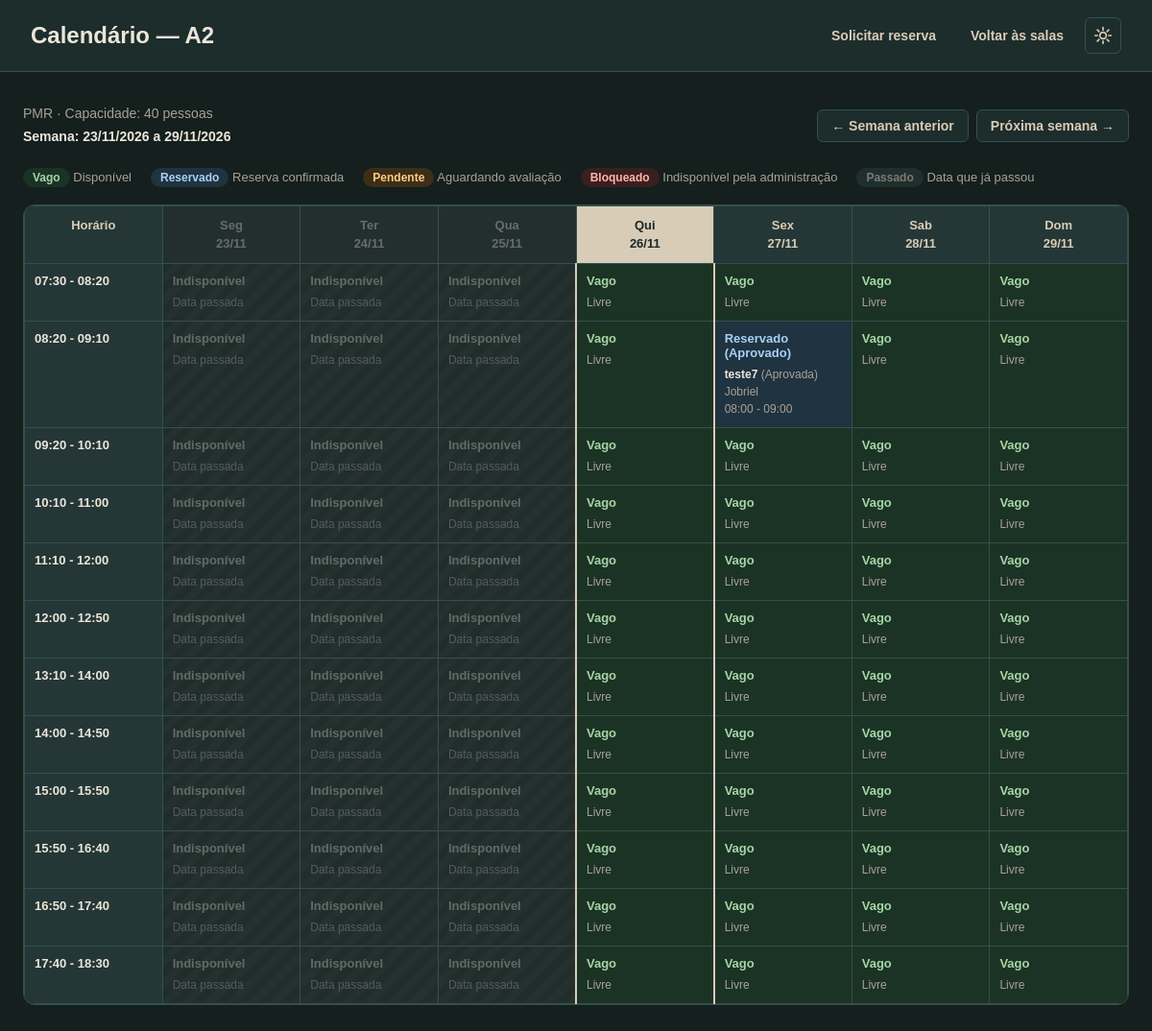
Page /sala/1/calendario/ (signed in) on the earlier database version.
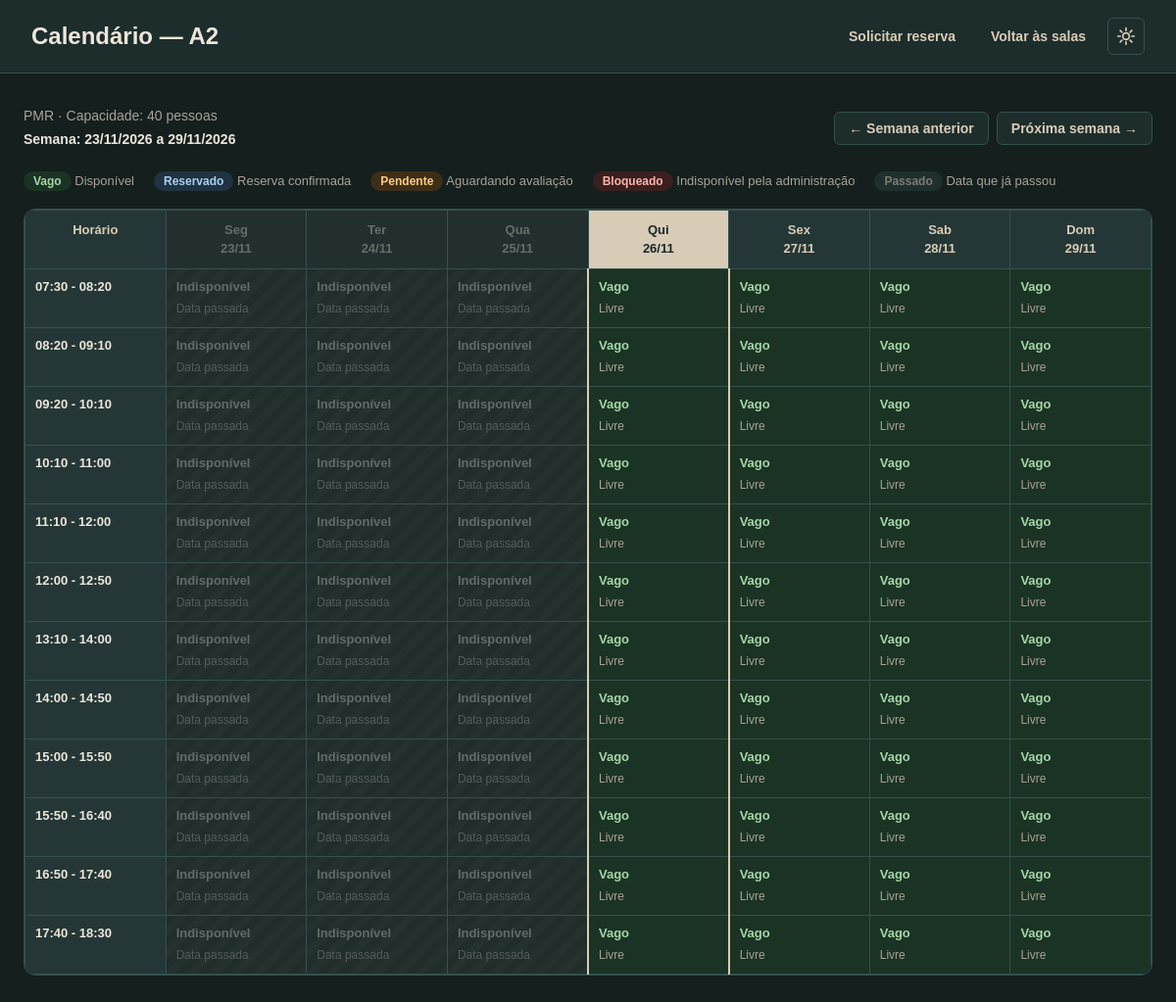
Same page on the later database version.
### reservas/models.py (models this page shows, shortened)
class Reserva(models.Model):
    STATUS_CHOICES = [
        ('PENDENTE', 'Pendente de Aprovação'),
        ('APROVADA', 'Aprovada'),
        ('RECUSADA', 'Recusada / Substituída por Prioridade'),
        ('CANCELADA', 'Cancelada pelo Usuário'),
        ('BLOQUEADA', 'Bloqueada pelo Funcionário'),
    ]
    TIPO_RESERVA_CHOICES = [
        ('PONTUAL', 'Pontual'),
        ('SEMESTRAL', 'Semestral'),
    ]
    tipo_reserva = models.CharField(
        max_length=15,
        choices=TIPO_RESERVA_CHOICES,
        default='PONTUAL',
    )
    sala = models.ForeignKey(Sala, on_delete=models.CASCADE, related_name='reservas')
    solicitante = models.ForeignKey(Usuario, on_delete=models.CASCADE, related_name='minhas_reservas')
    data = models.DateField()
    hora_inicio = models.TimeField()  # Ex: 08:00, 10:00, 11:00, 14:00...
    hora_fim = models.TimeField()
    atividade = models.CharField(max_length=100)  # Ex: Aula 1, Extensão, Evento, Grupo C
    status = models.CharField(max_length=15, choices=STATUS_CHOICES, default='PENDENTE')
    criado_em = models.DateTimeField(auto_now_add=True)
    class Meta:
        ordering = ['data', 'hora_inicio']

class Usuario(AbstractUser):
    FUNCAO_CHOICES = [
        ('ALUNO', 'Aluno'),
        ('PROFESSOR', 'Professor'),
        ('FUNCIONARIO', 'Funcionário / Administrador'),
    ]
    nome_completo = models.CharField(max_length=150)
    email = models.EmailField(unique=True)
    nusp = models.CharField(max_length=20, unique=True, verbose_name="NUSP")
    funcao = models.CharField(max_length=15, choices=FUNCAO_CHOICES, default='ALUNO')

### reservas/views.py (the view)
# urls.py: path('sala/<int:sala_id>/calendario/', views.calendario_sala, name='calendario_sala'),
@login_required
def calendario_sala(request, sala_id):
    sala = get_object_or_404(Sala, id=sala_id)
    semana_str = request.GET.get('semana', '')
    try:
        base_data = datetime.strptime(semana_str, '%Y-%m-%d').date() if semana_str else date.today()
    except ValueError:
        base_data = date.today()
    inicio_semana = base_data - timedelta(days=base_data.weekday())
    fim_semana = inicio_semana + timedelta(days=6)
    dias_semana = [inicio_semana + timedelta(days=i) for i in range(7)]
    reservas = (
        Reserva.objects.filter(
            sala=sala,
            data__range=(inicio_semana, fim_semana),
        )
        .exclude(status__in=['CANCELADA', 'RECUSADA'])
        .select_related('solicitante')
    )
    linhas = []
    for inicio_bloco, fim_bloco in BLOCOS_HORARIO:
        celulas = []
        for dia in dias_semana:
            reservas_no_bloco = [
                r for r in reservas
                if r.data == dia and r.hora_inicio <= inicio_bloco < r.hora_fim
            ]
            if reservas_no_bloco:
                if any(r.status == 'BLOQUEADA' for r in reservas_no_bloco):
                    estado, rotulo_estado = 'bloqueado', 'Bloqueado'
                elif any(r.status == 'APROVADA' for r in reservas_no_bloco):
                    estado, rotulo_estado = 'aprovada', 'Reservado (Aprovado)'
                else:
                    estado, rotulo_estado = 'pendente', 'Pendente'
                itens = []
                for r in reservas_no_bloco:
                    nome_solicitante = (
                        getattr(r.solicitante, 'nome_completo', '')
                        or r.solicitante.get_full_name()
                        or r.solicitante.username
                    )
                    itens.append({
                        'id': r.id,
                        'atividade': r.atividade,
                        'solicitante': nome_solicitante,
                        'status_display': r.get_status_display(),
                        'intervalo': f"{r.hora_inicio.strftime('%H:%M')} - {r.hora_fim.strftime('%H:%M')}",
                    })
                celulas.append({
                    'dia': dia,
                    'estado': estado,
                    'rotulo_estado': rotulo_estado,
                    'reservas': itens,
                })
            else:
                celulas.append({
                    'dia': dia,
                    'estado': 'vago',
                    'rotulo_estado': 'Vago',
                    'reservas': [],
                })
        linhas.append({
            'label': f"{inicio_bloco.strftime('%H:%M')} - {fim_bloco.strftime('%H:%M')}",
            'celulas': celulas,
        })
    context = {
    'sala': sala,        # <- chave 'sala' (texto), valor sala (o objeto)
    'salas': Sala.objects.order_by('nome'),
    'dias_semana': dias_semana,
    'linhas': linhas,
    'semana_anterior': (inicio_semana - timedelta(days=7)).isoformat(),
    'semana_seguinte': (inicio_semana + timedelta(days=7)).isoformat(),
    'inicio_semana': inicio_semana,
    'fim_semana': fim_semana,
    }
    return render(request, 'reservas/calendario_sala.html', context)

### templates/reservas/calendario_sala.html (shortened to what this page needs)
{% load static %}
<!DOCTYPE html>
<html lang="pt-br">
<head>
    <link rel="stylesheet" href="{% static 'calendario-sala.css' %}">
</head>
<body>
    <header>
        <h1>Calendário — {{ sala.nome }}</h1>
        <nav>
            <a href="{% url 'solicitar_reserva' %}">Solicitar reserva</a>
            <a href="{% url 'lista_salas' %}">Voltar às salas</a>
            <button type="button" id="botao-tema" class="botao-tema" aria-label="Alternar tema">
            </button>
        </nav>
    </header>
    <main>
        <section class="barra-semana">
            <p class="info-sala">
                {{ sala.departamento }} · Capacidade: {{ sala.capacidade }} pessoas<br>
                <strong>Semana: {{ inicio_semana|date:"d/m/Y" }} a {{ fim_semana|date:"d/m/Y" }}</strong>
            </p>
            <div class="nav-semana">
                <a href="?semana={{ semana_anterior }}">← Semana anterior</a>
                <a href="?semana={{ semana_seguinte }}">Próxima semana →</a>
            </div>
        </section>
        <div class="legenda">
            <span><span class="badge vago">Vago</span> Disponível</span>
            <span><span class="badge aprovada">Reservado</span> Reserva confirmada</span>
            <span><span class="badge pendente">Pendente</span> Aguardando avaliação</span>
            <span><span class="badge bloqueado">Bloqueado</span> Indisponível pela administração</span>
            <span><span class="badge indisponivel">Passado</span> Data que já passou</span>
        </div>
        <div class="tabela-wrapper">
            <table>
                <thead>
                    <tr>
                        <th>Horário</th>
                        {% for dia in dias_semana %}
                            <th data-data="{{ dia|date:'Y-m-d' }}">
                                {{ dia|date:"D" }}<br>{{ dia|date:"d/m" }}
                            </th>
                        {% endfor %}
                    </tr>
                </thead>
                <tbody>
                    {% for linha in linhas %}
                        <tr>
                            <td class="hora">{{ linha.label }}</td>
                            {% for celula in linha.celulas %}
                                <td class="{{ celula.estado }}">
                                    <span class="estado-titulo">{{ celula.rotulo_estado }}</span>
                                    {% if celula.reservas %}
                                        {% for item in celula.reservas %}
                                            <div class="reserva-item">
                                                <div class="detalhe"><strong>{{ item.atividade }}</strong> ({{ item.status_display }})</div>
                                                <div class="detalhe">{{ item.solicitante }}</div>
                                                <div class="detalhe">{{ item.intervalo }}</div>
                                            </div>
                                        {% endfor %}
                                    {% else %}
                                        <div class="detalhe">Livre</div>
                                    {% endif %}
                                </td>
                            {% endfor %}
                        </tr>
                    {% endfor %}
                </tbody>
            </table>
        </div>
    </main>
</body>
</html>

Differences in the rows shown:
removed Reserva: atividade "teste7", status_display "Aprovada", solicitante "Jobriel", intervalo "08:00 - 09:00"
Other differences:
list line gone: "Reservado (Aprovado)"
new list line: "Vago Livre"
